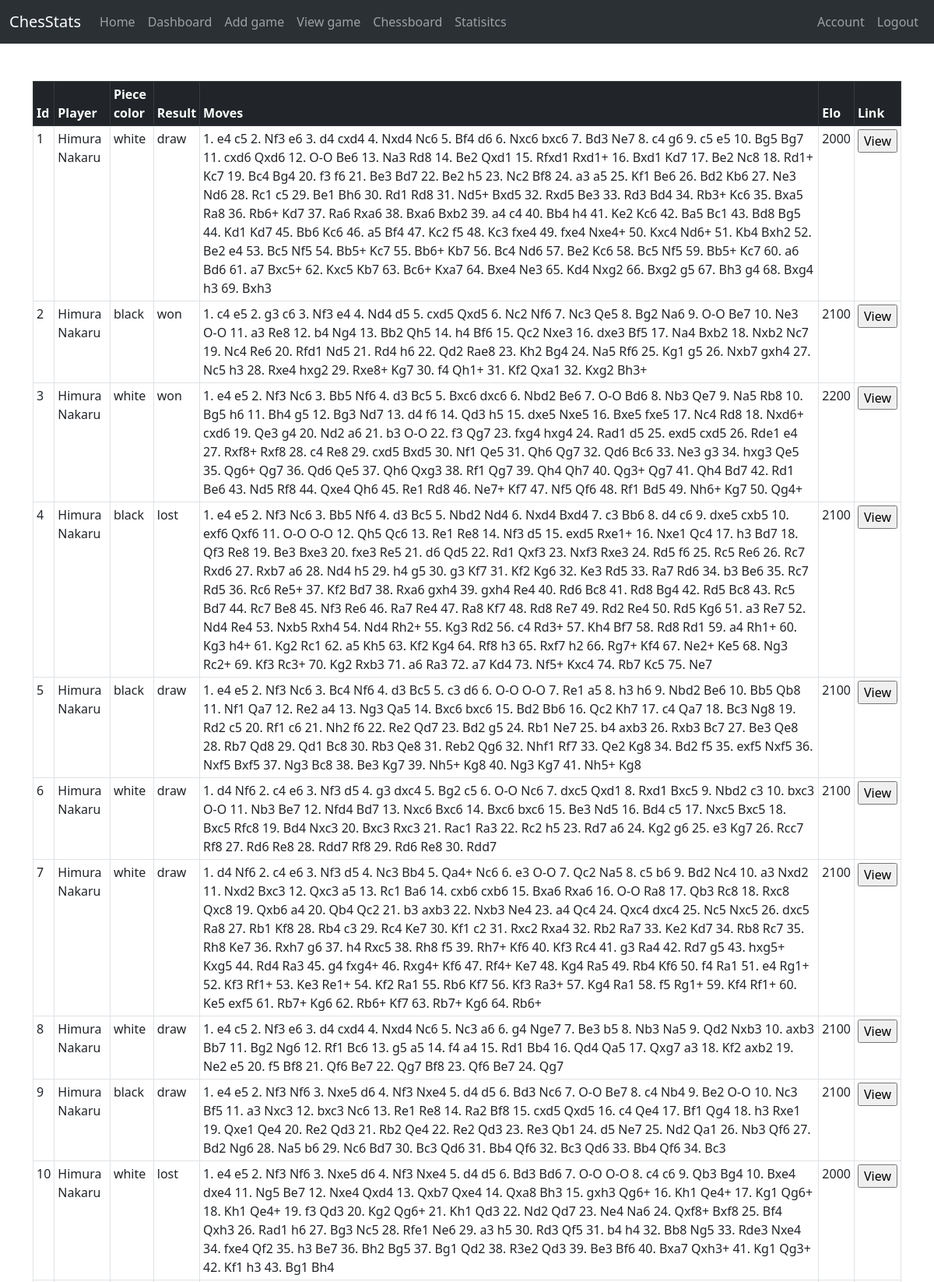
/game/view (signed in, upper part), run on the app's committed database.
### tables this page shows
CREATE TABLE game
          (id INTEGER PRIMARY KEY AUTOINCREMENT,
          player TEXT,
          piece_color TEXT,
          result TEXT,
          moves TEXT,
          elo INTEGER);

### application/routes.py (the view)
@app.route("/game/view", methods=['GET', 'POST'])
@login_required
def view_game():
    conn = sqlite3.connect('instance/chessdb.db')
    curs = conn.cursor()
    curs.execute(f"SELECT *, ROW_NUMBER() OVER (ORDER BY id ASC) FROM game WHERE player = '{current_user.username}'")
    games = curs.fetchall()
    conn.commit()
    conn.close()
    return render_template('game_table.html', data=games)

### application/models.py (called while the page is built)
@login_manager.user_loader
def load_user(user_id):
     conn = sqlite3.connect("instance/chessdb.db")
     curs = conn.cursor()
     curs.execute("SELECT * from user where id = (?)", [user_id])
     query = curs.fetchone()
     conn.commit()
     conn.close()
     if query:
          return User(username=query[1], email=query[2], password=query[3], year_of_birth=query[4], elo=query[5], title=query[6])
     else:
          return None

### application/templates/game_table.html (shortened to what this page needs)
{% extends "layout.html" %}
{% block content %}
<div class="row p-4"></div>
<table class="table table-bordered table-sm">
    <thead class="table-dark">
        <tr>
          <th scope="col">Id</th>
          <th scope="col">Player</th>
          <th scope="col">Piece color</th>
          <th scope="col">Result</th>
          <th scope="col">Moves</th>
          <th scope="col">Elo</th>
          <th scope="col">Link</th>
        </tr>
    </thead>
    <tbody>
        {% for item in data %}
            <tr>
                <td>{{item[6]}}</td>
                <td>{{item[1]}}</td>
                <td>{{item[2]}}</td>
                <td>{{item[3]}}</td>
                <td>{{item[4]}}</td>
                <td>{{item[5]}}</td>
                <td>
                    <form method="POST" action="{{ url_for('game_board') }}">
                        <input onclick="window.location.href = '/game/board';" type="submit" value="View" />
                    </form>
                </td>
            </tr>
        {% endfor %}
    </tbody>
</table>
{% endblock %}

### data on the page
game: id "1", player "Himura Nakaru", piece_color "white", result "draw", moves "1. e4 c5 2. Nf3 e6 3. d4 cxd4 4. Nxd4 Nc6 5. Bf4 d6 6. Nxc6 bxc6 7. Bd3 Ne7 8. c4 g6 9. c5 e5 10. Bg5 Bg7 11. cxd6 Qxd6 12. O-O Be6 13. Na3 Rd8 14. Be2 Qxd1 15. Rfxd1 Rxd1+ 16. Bxd1 Kd7 17. Be2 Nc8 18. Rd1+ Kc7 19. Bc4 Bg4 20. f3 f6 21. Be3 Bd7 22. Be2 h5 23. Nc2 Bf8 24. a3 a5 25. Kf1 Be6 26. Bd2 Kb6 27. Ne3 Nd6 28. Rc1 c5 29. Be1 Bh6 30. Rd1 Rd8 31. Nd5+ Bxd5 32. Rxd5 Be3 33. Rd3 Bd4 34. Rb3+ Kc6 35. Bxa5 Ra8 36. Rb6+ Kd7 37. Ra6 Rxa6 38. Bxa6 Bxb2 39. a4 c4 40. Bb4 h4 41. Ke2 Kc6 42. Ba5 Bc1 43. Bd8 Bg5 44. Kd1 Kd7 45. Bb6 Kc6 46. a5 Bf4 47. Kc2 f5 48. Kc3 fxe4 49. fxe4 Nxe4+ 50. Kxc4 Nd6+ 51. Kb4 Bxh2 52. Be2 e4 53. Bc5 Nf5 54. Bb5+ Kc7 55. Bb6+ Kb7 56. Bc4 Nd6 57. Be2 Kc6 58. Bc5 Nf5…", elo "2000"
game: id "2", player "Himura Nakaru", piece_color "black", result "won", moves "1. c4 e5 2. g3 c6 3. Nf3 e4 4. Nd4 d5 5. cxd5 Qxd5 6. Nc2 Nf6 7. Nc3 Qe5 8. Bg2 Na6 9. O-O Be7 10. Ne3 O-O 11. a3 Re8 12. b4 Ng4 13. Bb2 Qh5 14. h4 Bf6 15. Qc2 Nxe3 16. dxe3 Bf5 17. Na4 Bxb2 18. Nxb2 Nc7 19. Nc4 Re6 20. Rfd1 Nd5 21. Rd4 h6 22. Qd2 Rae8 23. Kh2 Bg4 24. Na5 Rf6 25. Kg1 g5 26. Nxb7 gxh4 27. Nc5 h3 28. Rxe4 hxg2 29. Rxe8+ Kg7 30. f4 Qh1+ 31. Kf2 Qxa1 32. Kxg2 Bh3+", elo "2100"
game: id "3", player "Himura Nakaru", piece_color "white", result "won", moves "1. e4 e5 2. Nf3 Nc6 3. Bb5 Nf6 4. d3 Bc5 5. Bxc6 dxc6 6. Nbd2 Be6 7. O-O Bd6 8. Nb3 Qe7 9. Na5 Rb8 10. Bg5 h6 11. Bh4 g5 12. Bg3 Nd7 13. d4 f6 14. Qd3 h5 15. dxe5 Nxe5 16. Bxe5 fxe5 17. Nc4 Rd8 18. Nxd6+ cxd6 19. Qe3 g4 20. Nd2 a6 21. b3 O-O 22. f3 Qg7 23. fxg4 hxg4 24. Rad1 d5 25. exd5 cxd5 26. Rde1 e4 27. Rxf8+ Rxf8 28. c4 Re8 29. cxd5 Bxd5 30. Nf1 Qe5 31. Qh6 Qg7 32. Qd6 Bc6 33. Ne3 g3 34. hxg3 Qe5 35. Qg6+ Qg7 36. Qd6 Qe5 37. Qh6 Qxg3 38. Rf1 Qg7 39. Qh4 Qh7 40. Qg3+ Qg7 41. Qh4 Bd7 42. Rd1 Be6 43. Nd5 Rf8 44. Qxe4 Qh6 45. Re1 Rd8 46. Ne7+ Kf7 47. Nf5 Qf6 48. Rf1 Bd5 49. Nh6+ Kg7 50. Qg4+", elo "2200"
game: id "4", player "Himura Nakaru", piece_color "black", result "lost", moves "1. e4 e5 2. Nf3 Nc6 3. Bb5 Nf6 4. d3 Bc5 5. Nbd2 Nd4 6. Nxd4 Bxd4 7. c3 Bb6 8. d4 c6 9. dxe5 cxb5 10. exf6 Qxf6 11. O-O O-O 12. Qh5 Qc6 13. Re1 Re8 14. Nf3 d5 15. exd5 Rxe1+ 16. Nxe1 Qc4 17. h3 Bd7 18. Qf3 Re8 19. Be3 Bxe3 20. fxe3 Re5 21. d6 Qd5 22. Rd1 Qxf3 23. Nxf3 Rxe3 24. Rd5 f6 25. Rc5 Re6 26. Rc7 Rxd6 27. Rxb7 a6 28. Nd4 h5 29. h4 g5 30. g3 Kf7 31. Kf2 Kg6 32. Ke3 Rd5 33. Ra7 Rd6 34. b3 Be6 35. Rc7 Rd5 36. Rc6 Re5+ 37. Kf2 Bd7 38. Rxa6 gxh4 39. gxh4 Re4 40. Rd6 Bc8 41. Rd8 Bg4 42. Rd5 Bc8 43. Rc5 Bd7 44. Rc7 Be8 45. Nf3 Re6 46. Ra7 Re4 47. Ra8 Kf7 48. Rd8 Re7 49. Rd2 Re4 50. Rd5 Kg6 51. a3 Re7 52. Nd4 Re4 53. Nxb5 Rxh4 54. Nd4 Rh2+ 55. Kg3 Rd2 56. c4 Rd3+ 57. Kh4 Bf7 58. Rd8 Rd1 59.…", elo "2100"
game: id "5", player "Himura Nakaru", piece_color "black", result "draw", moves "1. e4 e5 2. Nf3 Nc6 3. Bc4 Nf6 4. d3 Bc5 5. c3 d6 6. O-O O-O 7. Re1 a5 8. h3 h6 9. Nbd2 Be6 10. Bb5 Qb8 11. Nf1 Qa7 12. Re2 a4 13. Ng3 Qa5 14. Bxc6 bxc6 15. Bd2 Bb6 16. Qc2 Kh7 17. c4 Qa7 18. Bc3 Ng8 19. Rd2 c5 20. Rf1 c6 21. Nh2 f6 22. Re2 Qd7 23. Bd2 g5 24. Rb1 Ne7 25. b4 axb3 26. Rxb3 Bc7 27. Be3 Qe8 28. Rb7 Qd8 29. Qd1 Bc8 30. Rb3 Qe8 31. Reb2 Qg6 32. Nhf1 Rf7 33. Qe2 Kg8 34. Bd2 f5 35. exf5 Nxf5 36. Nxf5 Bxf5 37. Ng3 Bc8 38. Be3 Kg7 39. Nh5+ Kg8 40. Ng3 Kg7 41. Nh5+ Kg8", elo "2100"
game: id "6", player "Himura Nakaru", piece_color "white", result "draw", moves "1. d4 Nf6 2. c4 e6 3. Nf3 d5 4. g3 dxc4 5. Bg2 c5 6. O-O Nc6 7. dxc5 Qxd1 8. Rxd1 Bxc5 9. Nbd2 c3 10. bxc3 O-O 11. Nb3 Be7 12. Nfd4 Bd7 13. Nxc6 Bxc6 14. Bxc6 bxc6 15. Be3 Nd5 16. Bd4 c5 17. Nxc5 Bxc5 18. Bxc5 Rfc8 19. Bd4 Nxc3 20. Bxc3 Rxc3 21. Rac1 Ra3 22. Rc2 h5 23. Rd7 a6 24. Kg2 g6 25. e3 Kg7 26. Rcc7 Rf8 27. Rd6 Re8 28. Rdd7 Rf8 29. Rd6 Re8 30. Rdd7", elo "2100"
game: id "7", player "Himura Nakaru", piece_color "white", result "draw", moves "1. d4 Nf6 2. c4 e6 3. Nf3 d5 4. Nc3 Bb4 5. Qa4+ Nc6 6. e3 O-O 7. Qc2 Na5 8. c5 b6 9. Bd2 Nc4 10. a3 Nxd2 11. Nxd2 Bxc3 12. Qxc3 a5 13. Rc1 Ba6 14. cxb6 cxb6 15. Bxa6 Rxa6 16. O-O Ra8 17. Qb3 Rc8 18. Rxc8 Qxc8 19. Qxb6 a4 20. Qb4 Qc2 21. b3 axb3 22. Nxb3 Ne4 23. a4 Qc4 24. Qxc4 dxc4 25. Nc5 Nxc5 26. dxc5 Ra8 27. Rb1 Kf8 28. Rb4 c3 29. Rc4 Ke7 30. Kf1 c2 31. Rxc2 Rxa4 32. Rb2 Ra7 33. Ke2 Kd7 34. Rb8 Rc7 35. Rh8 Ke7 36. Rxh7 g6 37. h4 Rxc5 38. Rh8 f5 39. Rh7+ Kf6 40. Kf3 Rc4 41. g3 Ra4 42. Rd7 g5 43. hxg5+ Kxg5 44. Rd4 Ra3 45. g4 fxg4+ 46. Rxg4+ Kf6 47. Rf4+ Ke7 48. Kg4 Ra5 49. Rb4 Kf6 50. f4 Ra1 51. e4 Rg1+ 52. Kf3 Rf1+ 53. Ke3 Re1+ 54. Kf2 Ra1 55. Rb6 Kf7 56. Kf3 Ra3+ 57. Kg4 Ra1 58. f5 Rg1+…", elo "2100"
game: id "8", player "Himura Nakaru", piece_color "white", result "draw", moves "1. e4 c5 2. Nf3 e6 3. d4 cxd4 4. Nxd4 Nc6 5. Nc3 a6 6. g4 Nge7 7. Be3 b5 8. Nb3 Na5 9. Qd2 Nxb3 10. axb3 Bb7 11. Bg2 Ng6 12. Rf1 Bc6 13. g5 a5 14. f4 a4 15. Rd1 Bb4 16. Qd4 Qa5 17. Qxg7 a3 18. Kf2 axb2 19. Ne2 e5 20. f5 Bf8 21. Qf6 Be7 22. Qg7 Bf8 23. Qf6 Be7 24. Qg7", elo "2100"
game: id "9", player "Himura Nakaru", piece_color "black", result "draw", moves "1. e4 e5 2. Nf3 Nf6 3. Nxe5 d6 4. Nf3 Nxe4 5. d4 d5 6. Bd3 Nc6 7. O-O Be7 8. c4 Nb4 9. Be2 O-O 10. Nc3 Bf5 11. a3 Nxc3 12. bxc3 Nc6 13. Re1 Re8 14. Ra2 Bf8 15. cxd5 Qxd5 16. c4 Qe4 17. Bf1 Qg4 18. h3 Rxe1 19. Qxe1 Qe4 20. Re2 Qd3 21. Rb2 Qe4 22. Re2 Qd3 23. Re3 Qb1 24. d5 Ne7 25. Nd2 Qa1 26. Nb3 Qf6 27. Bd2 Ng6 28. Na5 b6 29. Nc6 Bd7 30. Bc3 Qd6 31. Bb4 Qf6 32. Bc3 Qd6 33. Bb4 Qf6 34. Bc3", elo "2100"
game: id "10", player "Himura Nakaru", piece_color "white", result "lost", moves "1. e4 e5 2. Nf3 Nf6 3. Nxe5 d6 4. Nf3 Nxe4 5. d4 d5 6. Bd3 Bd6 7. O-O O-O 8. c4 c6 9. Qb3 Bg4 10. Bxe4 dxe4 11. Ng5 Be7 12. Nxe4 Qxd4 13. Qxb7 Qxe4 14. Qxa8 Bh3 15. gxh3 Qg6+ 16. Kh1 Qe4+ 17. Kg1 Qg6+ 18. Kh1 Qe4+ 19. f3 Qd3 20. Kg2 Qg6+ 21. Kh1 Qd3 22. Nd2 Qd7 23. Ne4 Na6 24. Qxf8+ Bxf8 25. Bf4 Qxh3 26. Rad1 h6 27. Bg3 Nc5 28. Rfe1 Ne6 29. a3 h5 30. Rd3 Qf5 31. b4 h4 32. Bb8 Ng5 33. Rde3 Nxe4 34. fxe4 Qf2 35. h3 Be7 36. Bh2 Bg5 37. Bg1 Qd2 38. R3e2 Qd3 39. Be3 Bf6 40. Bxa7 Qxh3+ 41. Kg1 Qg3+ 42. Kf1 h3 43. Bg1 Bh4", elo "2000"
